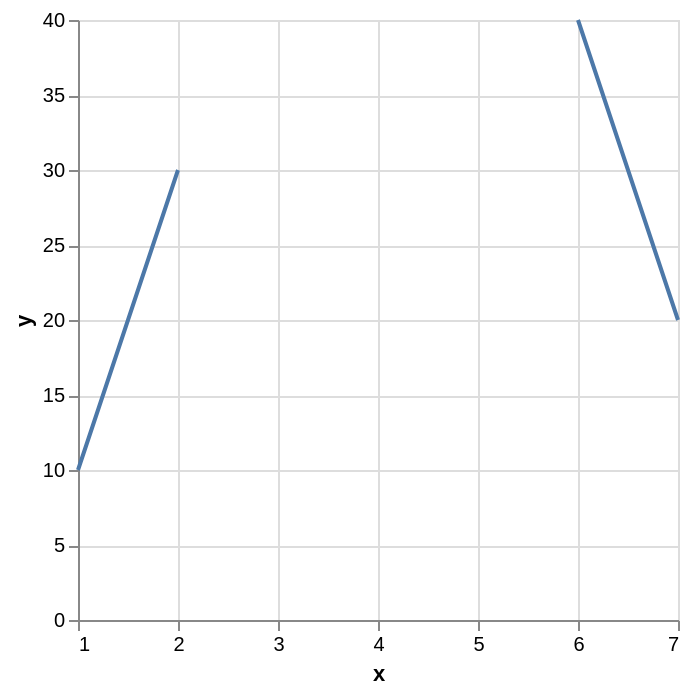

The specification (Vega-Lite) saved for this image:
### Vega-Lite specification from a JSON file in a GitHub repository (floating-point values rounded to 4 significant figures)
{"$schema": "https://vega.github.io/schema/vega-lite/v3.json", "data": {"values": [{"x": 1, "y": 10}, {"x": 2, "y": 30}, {"x": 3, "y": null}, {"x": 4, "y": 15}, {"x": 5, "y": null}, {"x": 6, "y": 40}, {"x": 7, "y": 20}]}, "mark": "line", "encoding": {"x": {"field": "x", "type": "quantitative"}, "y": {"field": "y", "type": "quantitative"}}}
